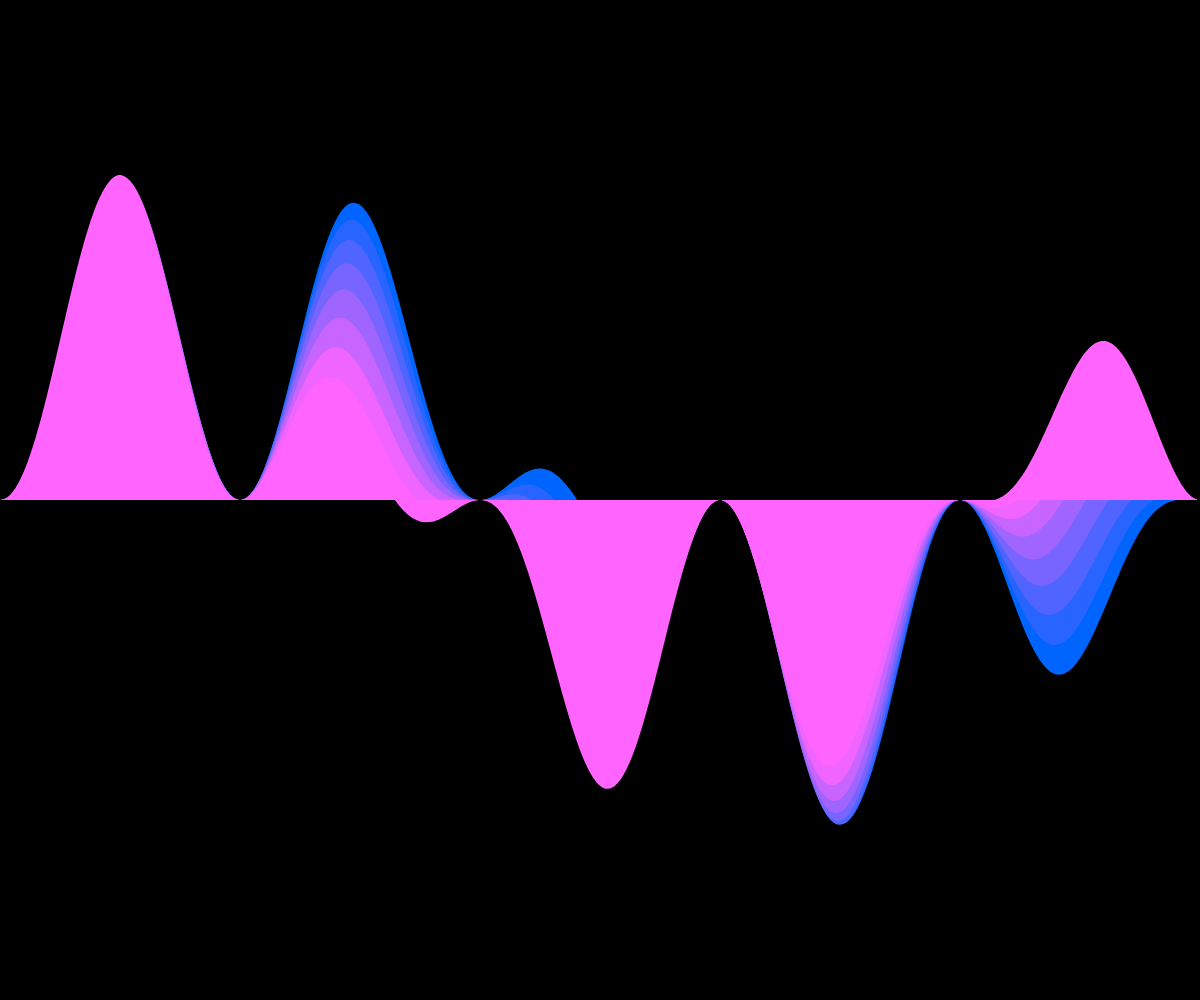
Frame 1 (no input)
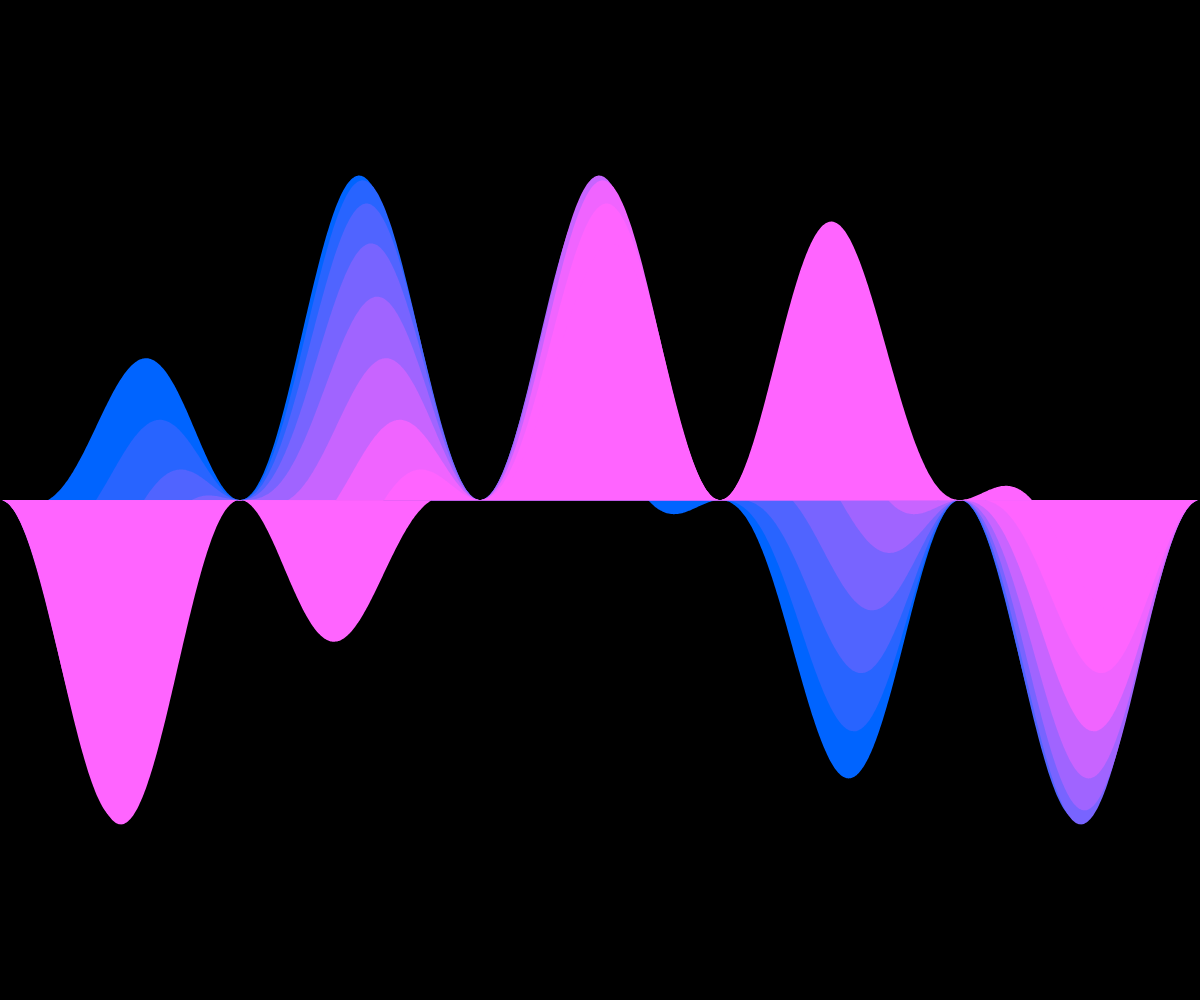
Frame 60 (no input)
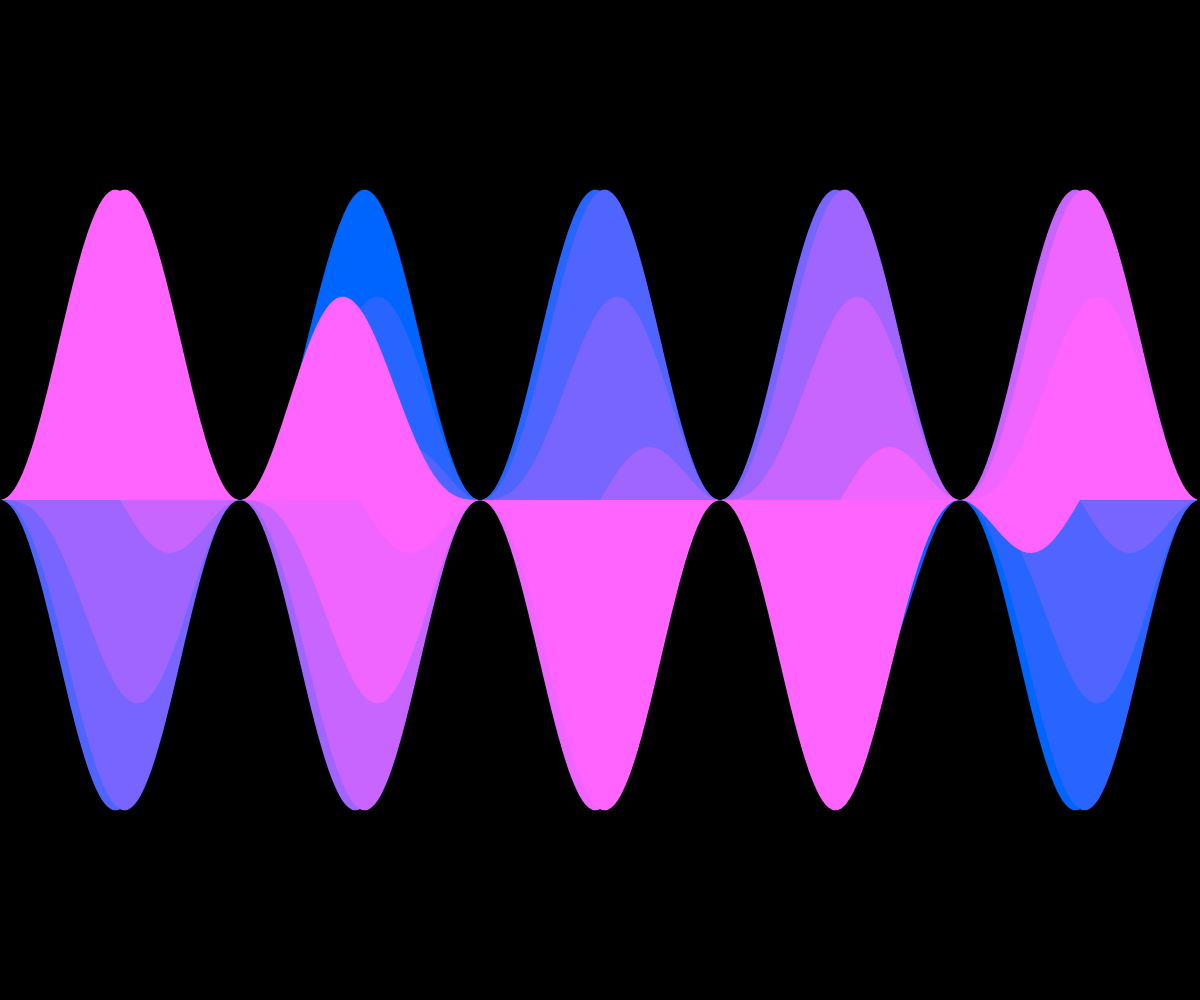
Frame 120 (the mouse pressed at the canvas centre since frame 60)

The p5.js sketch that drew these frames (run headless with seeded random() and noise() and a simulated clock; from frame 60 on, the mouse is pressed at the canvas centre):

// p5.js sketch
// ── sketch.js
function setup() {
  createCanvas(windowWidth, windowHeight);
}

function draw() {
  background(220);
  
  
   let t = (frameCount-20)/1000;
	clear();
  background(0);
    for (let c=0; c<9; c++){
      fill((40*c)%360,100,300)
      noStroke();
      beginShape();
      for (let i=0; i<=1; i+=1/1000){
        yv = height/2*(1-.65*sin(TAU*(i-(c+1)*t))*sq(sin(PI*i*5)));
        curveVertex(width*i,yv)
      }
      endShape();
    }
      
}
